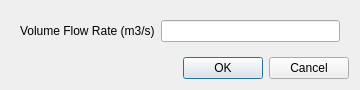
<?xml version="1.0" encoding="UTF-8"?>
<ui version="4.0">
 <class>OpenChannelInletDialog</class>
 <widget class="QDialog" name="OpenChannelInletDialog">
  <property name="geometry">
   <rect>
    <x>0</x>
    <y>0</y>
    <width>360</width>
    <height>88</height>
   </rect>
  </property>
  <property name="minimumSize">
   <size>
    <width>360</width>
    <height>0</height>
   </size>
  </property>
  <property name="windowTitle">
   <string>Open Channel Inlet Boundary Condition</string>
  </property>
  <layout class="QVBoxLayout" name="verticalLayout_2">
   <item>
    <widget class="QWidget" name="dialogContents" native="true">
     <layout class="QVBoxLayout" name="verticalLayout_4">
      <property name="leftMargin">
       <number>0</number>
      </property>
      <property name="topMargin">
       <number>0</number>
      </property>
      <property name="rightMargin">
       <number>0</number>
      </property>
      <property name="bottomMargin">
       <number>0</number>
      </property>
      <item>
       <widget class="QWidget" name="widget" native="true">
        <layout class="QFormLayout" name="formLayout">
         <item row="0" column="0">
          <widget class="QLabel" name="label">
           <property name="text">
            <string>Volume Flow Rate (m3/s)</string>
           </property>
          </widget>
         </item>
         <item row="0" column="1">
          <widget class="QLineEdit" name="volumeFlowRate"/>
         </item>
        </layout>
       </widget>
      </item>
     </layout>
    </widget>
   </item>
   <item>
    <widget class="QDialogButtonBox" name="buttonBox">
     <property name="orientation">
      <enum>Qt::Horizontal</enum>
     </property>
     <property name="standardButtons">
      <set>QDialogButtonBox::Cancel|QDialogButtonBox::Ok</set>
     </property>
    </widget>
   </item>
  </layout>
 </widget>
 <resources/>
 <connections>
  <connection>
   <sender>buttonBox</sender>
   <signal>accepted()</signal>
   <receiver>OpenChannelInletDialog</receiver>
   <slot>accept()</slot>
   <hints>
    <hint type="sourcelabel">
     <x>248</x>
     <y>254</y>
    </hint>
    <hint type="destinationlabel">
     <x>157</x>
     <y>274</y>
    </hint>
   </hints>
  </connection>
  <connection>
   <sender>buttonBox</sender>
   <signal>rejected()</signal>
   <receiver>OpenChannelInletDialog</receiver>
   <slot>reject()</slot>
   <hints>
    <hint type="sourcelabel">
     <x>316</x>
     <y>260</y>
    </hint>
    <hint type="destinationlabel">
     <x>286</x>
     <y>274</y>
    </hint>
   </hints>
  </connection>
 </connections>
</ui>
